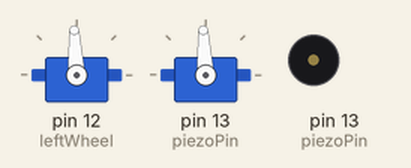
Recording of a sketch running on a simulated Arduino Uno, built with avr-gcc and run on an emulated ATmega328P. Parts: 2 × servo, buzzer (waves = sounding).

Above: at 0.35 s.
At 3.2 s:
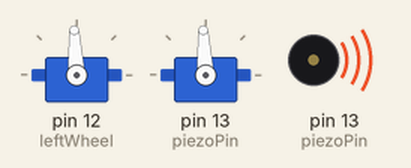
Timing chart, 0 to 5.9 s (numbered marks = the images above):
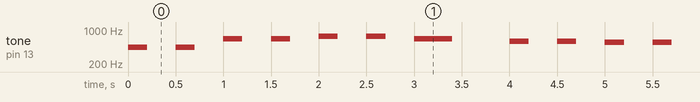

Measured:
- by itself, tone on pin 13 (piezoPin): plays 440 Hz for 0.20 s, 440 Hz for 0.20 s, 659 Hz for 0.20 s, 659 Hz for 0.20 s, 740 Hz for 0.20 s, 740 Hz for 0.20 s … (203 notes in this stretch)

The sketch:

io_starter.ino
```cpp
#include <Servo.h>

int CLOCKWISE = 1300;
int COUNTERCLOCKWISE = 1700;
int STILL = 1500;

/*
 *  Full octave of notes.
 *  s stands for sharp, e.g. As4 is A-sharp.
 *  b stands for flat, e.g. Db5 is D-flat.
 */
int NOTE_A4 = 440;
int NOTE_As4 = 466;
int NOTE_Bb4 = NOTE_As4;
int NOTE_B4 = 494;
int NOTE_C5 = 523;
int NOTE_Cs5 = 554;
int NOTE_Db5 = NOTE_Cs5;
int NOTE_D5 = 587;
int NOTE_Ds5 = 622;
int NOTE_Eb5 = NOTE_Ds5;
int NOTE_E5 = 659;
int NOTE_F5 = 698;
int NOTE_Fs5 = 740;
int NOTE_Gb5 = NOTE_Fs5;
int NOTE_G5 = 784;
int NOTE_Gs5 = 830;
int NOTE_Ab5 = NOTE_Gs5;

Servo leftWheel;    // signal controlling left wheel
Servo rightWheel;   // signal controlling right wheel
int piezoPin;       // output pin for piezo speaker
int leftWhiskerPin;     // pin receiving signals from left whisker
int rightWhiskerPin;    // pin receiving signals from right whisker
byte leftWhiskerSignal; // voltage received in left whisker pin
byte rightWhiskerSignal;// voltage received in right whisker pin

void setup() {
  // Set up pins
  leftWheel.attach(12);
  rightWheel.attach(13);
  piezoPin = 13;
  leftWhiskerPin = 6;
  rightWhiskerPin = 10;

  // Set-up functions
  stopMoving();
  pinMode(piezoPin, OUTPUT);
  pinMode(leftWhiskerPin, INPUT);
  pinMode(rightWhiskerPin, INPUT);

  Serial.begin(9600);
}

void moveForward() {
  leftWheel.writeMicroseconds(CLOCKWISE);
  rightWheel.writeMicroseconds(COUNTERCLOCKWISE);
}

void moveBackward() {
  leftWheel.writeMicroseconds(COUNTERCLOCKWISE);
  rightWheel.writeMicroseconds(CLOCKWISE);
}

void turnLeft() {
  leftWheel.writeMicroseconds(STILL);
  rightWheel.writeMicroseconds(COUNTERCLOCKWISE);
}

void turnRight() {
  leftWheel.writeMicroseconds(CLOCKWISE);
  rightWheel.writeMicroseconds(STILL);
}

void stopMoving() {
  leftWheel.writeMicroseconds(STILL);
  rightWheel.writeMicroseconds(STILL);
}

/*
 * Plays the first line of Twinkle, Twinkle, Little Star
 * on Piezo speaker.
 */
void playTwinkle() {
  tone(piezoPin, NOTE_A4, 200);
  delay(500);
  tone(piezoPin, NOTE_A4, 200);
  delay(500);
  tone(piezoPin, NOTE_E5, 200);
  delay(500);
  tone(piezoPin, NOTE_E5, 200);
  delay(500);
  tone(piezoPin, NOTE_Fs5, 200);
  delay(500);
  tone(piezoPin, NOTE_Fs5, 200);
  delay(500);
  tone(piezoPin, NOTE_E5, 400);
  delay(1000);
  tone(piezoPin, NOTE_D5, 200);
  delay(500);
  tone(piezoPin, NOTE_D5, 200);
  delay(500);
  tone(piezoPin, NOTE_Cs5, 200);
  delay(500);
  tone(piezoPin, NOTE_Cs5, 200);
  delay(500);
  tone(piezoPin, NOTE_B4, 200);
  delay(500);
  tone(piezoPin, NOTE_B4, 200);
  delay(500);
  tone(piezoPin, NOTE_A4, 400);
}

/*
 * Updates the global variables leftWhiskerSignal and
 * rightWhiskerSignal with the latest digital reads.
 * Prints the updated values to the console.
 */
boolean logWhiskerSignals() {
  leftWhiskerSignal = digitalRead(leftWhiskerPin);
  rightWhiskerSignal = digitalRead(rightWhiskerPin);
  Serial.print("Left: ");
  Serial.println(leftWhiskerSignal);
  Serial.print("Right: ");
  Serial.println(rightWhiskerSignal);
}

void loop() {
  playTwinkle();
  delay(2000);

//  Uncomment to test whiskers
//  logWhiskerSignals();
//  delay(100);
}
```
